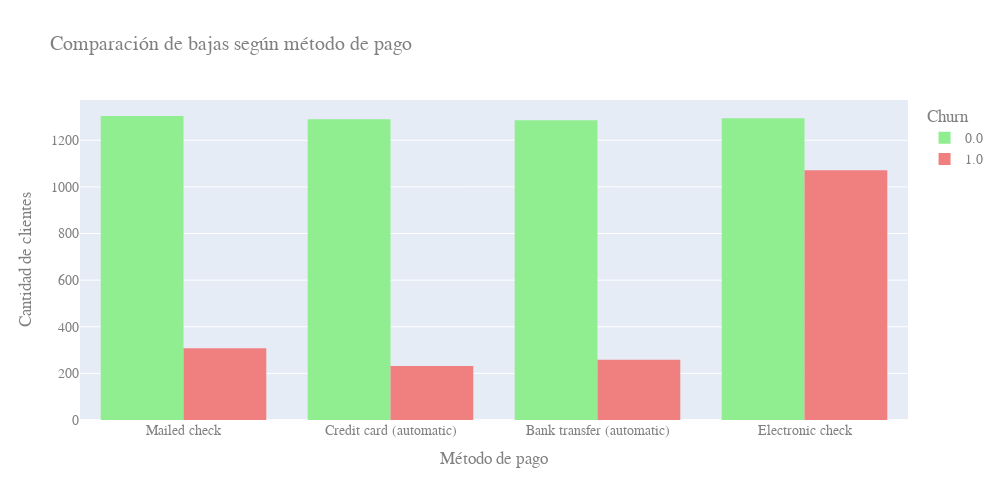

Notebook code for this chart:
### Code cell
# gráfico entre bajas y metodo de pago
fig4 = px.histogram(
    datos_limpios,
    x='account_PaymentMethod',
    color='Churn',
    barmode='group',
    title='Comparación de bajas según método de pago',
    color_discrete_map={0: 'lightgreen', 1: 'lightcoral'}
)

fig4.update_layout(
    width=1000,
    height=500,
    xaxis_title='Método de pago',
    yaxis_title='Cantidad de clientes',
    font_family='Arial',
    font_size=14,
    font_color='Gray'
)

fig4.show()

### Figure 1 — Plotly figure (JSON) as saved in the notebook; plotly's stock layout.template omitted (floating-point values rounded to 4 significant figures; data arrays with more than 128 entries replaced by an {"elided": "..."} marker saying what was removed)
{"data": [{"alignmentgroup": "True", "bingroup": "x", "hovertemplate": "Churn=0.0<br>account_PaymentMethod=%{x}<br>count=%{y}<extra></extra>", "legendgroup": "0.0", "marker": {"color": "lightgreen", "pattern": {"shape": ""}}, "name": "0.0", "offsetgroup": "0.0", "orientation": "v", "showlegend": true, "type": "histogram", "x": {"elided": "5174 str values"}, "xaxis": "x", "yaxis": "y"}, {"alignmentgroup": "True", "bingroup": "x", "hovertemplate": "Churn=1.0<br>account_PaymentMethod=%{x}<br>count=%{y}<extra></extra>", "legendgroup": "1.0", "marker": {"color": "lightcoral", "pattern": {"shape": ""}}, "name": "1.0", "offsetgroup": "1.0", "orientation": "v", "showlegend": true, "type": "histogram", "x": {"elided": "1869 str values"}, "xaxis": "x", "yaxis": "y"}], "layout": {"barmode": "group", "font": {"color": "Gray", "family": "Arial", "size": 14}, "height": 500, "legend": {"title": {"text": "Churn"}, "tracegroupgap": 0}, "title": {"text": "Comparación de bajas según método de pago"}, "width": 1000, "xaxis": {"anchor": "y", "domain": [0, 1], "title": {"text": "Método de pago"}}, "yaxis": {"anchor": "x", "domain": [0, 1], "title": {"text": "Cantidad de clientes"}}}}
